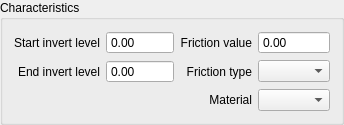
        <widget class="QGroupBox" name="grp_characteristics">
         <property name="title">
          <string>Characteristics</string>
         </property>
         <layout class="QGridLayout" name="gridLayout_4">
          <item row="0" column="2">
           <widget class="QLabel" name="label_10">
            <property name="text">
             <string>Friction value</string>
            </property>
            <property name="alignment">
             <set>Qt::AlignRight|Qt::AlignTrailing|Qt::AlignVCenter</set>
            </property>
           </widget>
          </item>
          <item row="1" column="2">
           <widget class="QLabel" name="label_11">
            <property name="text">
             <string>Friction type</string>
            </property>
            <property name="alignment">
             <set>Qt::AlignRight|Qt::AlignTrailing|Qt::AlignVCenter</set>
            </property>
           </widget>
          </item>
          <item row="2" column="2">
           <widget class="QLabel" name="label_12">
            <property name="text">
             <string>Material</string>
            </property>
            <property name="alignment">
             <set>Qt::AlignRight|Qt::AlignTrailing|Qt::AlignVCenter</set>
            </property>
           </widget>
          </item>
          <item row="0" column="3">
           <widget class="QgsDoubleSpinBox" name="friction_value">
            <property name="sizePolicy">
             <sizepolicy hsizetype="Expanding" vsizetype="Fixed">
              <horstretch>0</horstretch>
              <verstretch>0</verstretch>
             </sizepolicy>
            </property>
            <property name="buttonSymbols">
             <enum>QAbstractSpinBox::NoButtons</enum>
            </property>
            <property name="maximum">
             <double>1000000.000000000000000</double>
            </property>
            <property name="showClearButton">
             <bool>true</bool>
            </property>
            <property name="clearValue">
             <bool>true</bool>
            </property>
            <property name="expressionsEnabled">
             <bool>true</bool>
            </property>
           </widget>
          </item>
          <item row="0" column="0">
           <widget class="QLabel" name="label_6">
            <property name="text">
             <string>Start invert level</string>
            </property>
            <property name="alignment">
             <set>Qt::AlignRight|Qt::AlignTrailing|Qt::AlignVCenter</set>
            </property>
           </widget>
          </item>
          <item row="0" column="1">
           <widget class="QgsDoubleSpinBox" name="invert_level_start_point">
            <property name="sizePolicy">
             <sizepolicy hsizetype="Expanding" vsizetype="Fixed">
              <horstretch>0</horstretch>
              <verstretch>0</verstretch>
             </sizepolicy>
            </property>
            <property name="buttonSymbols">
             <enum>QAbstractSpinBox::NoButtons</enum>
            </property>
            <property name="maximum">
             <double>1000000.000000000000000</double>
            </property>
            <property name="showClearButton">
             <bool>true</bool>
            </property>
            <property name="clearValue">
             <bool>true</bool>
            </property>
            <property name="expressionsEnabled">
             <bool>true</bool>
            </property>
           </widget>
          </item>
          <item row="1" column="0">
           <widget class="QLabel" name="label_9">
            <property name="text">
             <string>End invert level</string>
            </property>
            <property name="alignment">
             <set>Qt::AlignRight|Qt::AlignTrailing|Qt::AlignVCenter</set>
            </property>
           </widget>
          </item>
          <item row="1" column="1">
           <widget class="QgsDoubleSpinBox" name="invert_level_end_point">
            <property name="sizePolicy">
             <sizepolicy hsizetype="Expanding" vsizetype="Fixed">
              <horstretch>0</horstretch>
              <verstretch>0</verstretch>
             </sizepolicy>
            </property>
            <property name="buttonSymbols">
             <enum>QAbstractSpinBox::NoButtons</enum>
            </property>
            <property name="maximum">
             <double>1000000.000000000000000</double>
            </property>
            <property name="showClearButton">
             <bool>true</bool>
            </property>
            <property name="clearValue">
             <bool>true</bool>
            </property>
            <property name="expressionsEnabled">
             <bool>true</bool>
            </property>
           </widget>
          </item>
          <item row="1" column="3">
           <widget class="QComboBox" name="friction_type"/>
          </item>
          <item row="2" column="3">
           <widget class="QComboBox" name="material"/>
          </item>
         </layout>
        </widget>
